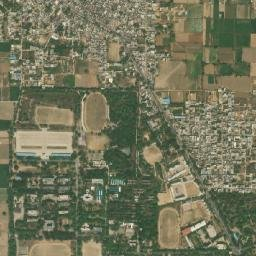
#> input picture datasets_images/real/delhi/train/clean/15_23388_13660.jpg, 256 x 256 px, found by its file name; its folder holds only this picture in this run
$ python test_improved_heatmap.py
#> lines starting #> are read from the running program, lines starting #| are printed output that depends on the picture
### visualization.py
"""
Visualization Module
Generates visual outputs for PM2.5 estimation results.
Creates heatmaps, before/after comparisons, dehazed images, and time-series graphs.
"""

import cv2
import numpy as np
import matplotlib
matplotlib.use('Agg')
import matplotlib.pyplot as plt
import matplotlib.ticker as mticker
from datetime import datetime, timedelta
import os
import csv
from typing import Dict, Tuple, List


class PM25Visualizer:
    """Creates visualizations for PM2.5 estimation results."""

    def __init__(self, results_dir: str = 'static/results'):
        self.results_dir = results_dir
        os.makedirs(results_dir, exist_ok=True)
        plt.rcParams.update({
            'figure.facecolor': '#ffffff',
            'axes.facecolor': '#fafbff',
            'axes.edgecolor': '#d1d5db',
            'axes.labelcolor': '#374151',
            'text.color': '#111827',
            'xtick.color': '#6b7280',
            'ytick.color': '#6b7280',
            'grid.color': '#e5e7eb',
            'grid.alpha': 0.6,
            'font.family': 'sans-serif',
            'font.size': 11,
        })

    def create_heatmap(self, image_path: str, pm25_value: float,
                       output_name: str = 'heatmap.png') -> str:
        """
        Create professional PM2.5 heatmap with circular hotspot zones.
        Red centers (pollution) → Yellow rings → Green (clean air).
        Similar to environmental monitoring heatmaps.
        """
#> called with pm25_value = 20
        image = cv2.imread(image_path)
#> image is the input picture: shape (256, 256, 3); mean B, G, R 90.4, 115.6, 114
        image = cv2.resize(image, (800, 600), interpolation=cv2.INTER_LANCZOS4)
#> image: shape (600, 800, 3)

        height, width = image.shape[:2]

        # Convert to grayscale for analysis
        gray = cv2.cvtColor(image, cv2.COLOR_BGR2GRAY).astype(np.float32)
        hsv = cv2.cvtColor(image, cv2.COLOR_BGR2HSV).astype(np.float32)
        rgb = cv2.cvtColor(image, cv2.COLOR_BGR2RGB).astype(np.float32)

        # DETECT POLLUTION HOTSPOT LOCATIONS
        # Identify where pollution concentrations are likely

        # 1. Haze/Aerosol Detection
        brightness = hsv[:, :, 2] / 255.0
        saturation = hsv[:, :, 1] / 255.0
        haze_map = brightness * (1.0 - saturation)

        # 2. Non-vegetation areas (urban/industrial)
        r = rgb[:, :, 0] / 255.0
        g = rgb[:, :, 1] / 255.0
        b = rgb[:, :, 2] / 255.0
        veg_index = (g - r) / (g + r + 1e-6)
        non_veg_map = 1.0 - np.clip((veg_index + 1.0) / 2.0, 0, 1)
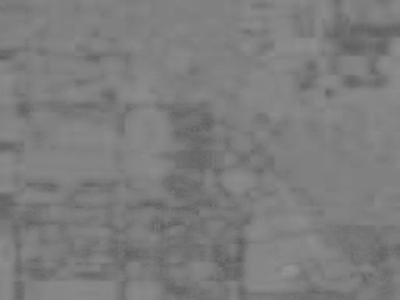
#> non_veg_map: shape (600, 800) float32 (shown at 1/2 size); min 0.356, max 0.596, mean 0.49

        # 3. Brown/dust colored areas
        brown_map = np.abs(r - b) / (r + b + 0.1)
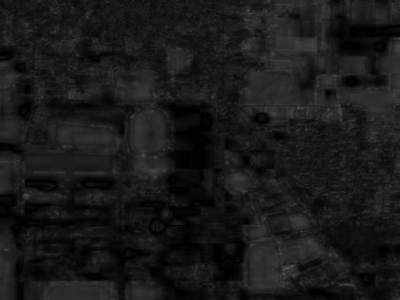
#> brown_map: shape (600, 800) float32 (shown at 1/2 size); min 0, max 0.368, mean 0.1
        brown_map = np.clip(brown_map, 0, 1)

        # Combined pollution potential map
        pollution_potential = (0.4 * haze_map + 0.3 * non_veg_map + 0.3 * brown_map)
        pollution_potential = np.clip(pollution_potential, 0, 1)

        # Smooth the map
        pollution_potential = cv2.GaussianBlur(pollution_potential, (21, 21), 0)

        # FIND HOTSPOT CENTERS using local maxima
        # Determine number of hotspots based on PM2.5 level
        # NO hotspots for good air quality (PM2.5 <= 12)
        if pm25_value <= 12:
            num_hotspots = 0  # Good air = no pollution marking
            hotspot_intensity = 0.0
        elif pm25_value <= 35:
            num_hotspots = 1  # Moderate = minimal hotspots
            hotspot_intensity = 0.4
        elif pm25_value <= 55:
            num_hotspots = 3  # Sensitive = light hotspots
            hotspot_intensity = 0.6
        elif pm25_value <= 80:
            num_hotspots = 6
            hotspot_intensity = 0.75
        elif pm25_value > 150:
            num_hotspots = 15
            hotspot_intensity = 0.95
        else:  # 80 < PM2.5 <= 150
            num_hotspots = 10
            hotspot_intensity = 0.85

        # Find local maxima in pollution potential
        hotspots = []
        pollution_copy = pollution_potential.copy()

        for _ in range(num_hotspots):
            if np.max(pollution_copy) < 0.2:
                break
            # Find strongest point
            max_idx = np.unravel_index(np.argmax(pollution_copy), pollution_copy.shape)
            y, x = max_idx
            strength = pollution_copy[y, x]
            hotspots.append((x, y, strength))

            # Suppress area around this point
            y_min = max(0, y - 50)
            y_max = min(height, y + 50)
            x_min = max(0, x - 50)
            x_max = min(width, x + 50)
            pollution_copy[y_min:y_max, x_min:x_max] *= 0.3
#> this loop made 1 pass
#> (y, x, strength, y_min, y_max, x_min, x_max) on pass 1: (530, 618, 0.45, 480, 580, 568, 668)
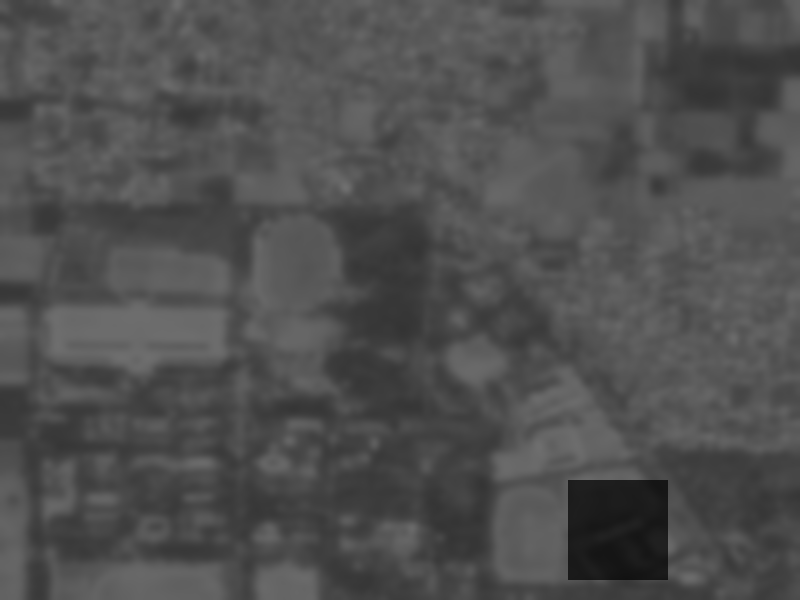
#> pollution_copy: shape (600, 800) float32; min 0.0691, max 0.438, mean 0.314
#> after the loop, hotspots = [(618, 530, 0.45)]

        # CREATE HEATMAP with circular hotspot zones
        heatmap = np.zeros((height, width), dtype=np.float32)

        # Draw each hotspot as a radial gradient
        y_mesh, x_mesh = np.meshgrid(np.arange(height), np.arange(width), indexing='ij')

        for cx, cy, strength in hotspots:
            # Distance from hotspot center
            distance = np.sqrt((x_mesh - cx) ** 2 + (y_mesh - cy) ** 2)

            # Radial gradient from center
            # Inner radius (hot red zone)
            inner_radius = 30
            # Outer radius (green zone)
            outer_radius = 100

            # Create gradient: 1.0 at center, 0 at outer_radius
            zone = np.exp(-(distance ** 2) / (2 * (outer_radius ** 2) * 0.5))
            zone *= (strength * hotspot_intensity)

            heatmap = np.maximum(heatmap, zone)
#> this loop made 1 pass
#> (cx, cy, strength, inner_radius, outer_radius) on pass 1: (618, 530, 0.45, 30, 100)
#> pass 1, in create_heatmap, `distance = np.sqrt((x_mesh - cx) ** 2 + (y_mesh - cy) ** 2)`:
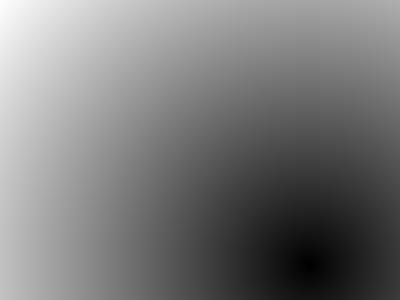
#> distance: shape (600, 800) float64 (shown at 1/2 size); min 0, max 814.1, mean 390.5; drawn with min black and max white
#> pass 1, in create_heatmap, `zone = np.exp(-(distance ** 2) / (2 * (outer_radius ** 2) * 0.5))`:
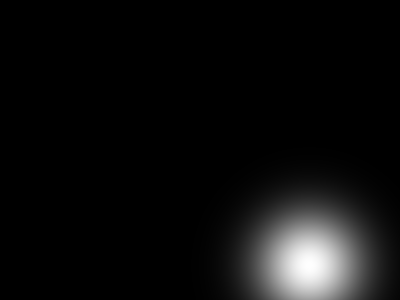
#> zone: shape (600, 800) float64 (shown at 1/2 size); min 1.64e-29, max 1, mean 0.0545

        # Normalize heatmap
        if np.max(heatmap) > 0:
            heatmap = heatmap / np.max(heatmap)

        # Generate RGB heatmap with Green-Yellow-Red gradient
        heatmap_rgb = np.zeros((height, width, 3), dtype=np.uint8)

        for y in range(height):
            for x in range(width):
                value = heatmap[y, x]

                if value < 0.33:
                    # Green zone (0.0-0.33)
                    ratio = value / 0.33
                    r = int(127 * ratio)
                    g = 200
                    b = int(100 * (1 - ratio))
                elif value < 0.67:
                    # Yellow zone (0.33-0.67)
                    ratio = (value - 0.33) / 0.34
                    r = int(127 + 128 * ratio)
                    g = int(200 - 75 * ratio)
                    b = 50
                else:
                    # Red zone (0.67-1.0)
                    ratio = (value - 0.67) / 0.33
                    r = 255
                    g = int(125 - 100 * ratio)
                    b = int(50 - 40 * ratio)

                heatmap_rgb[y, x] = [b, g, r]  # BGR format for OpenCV
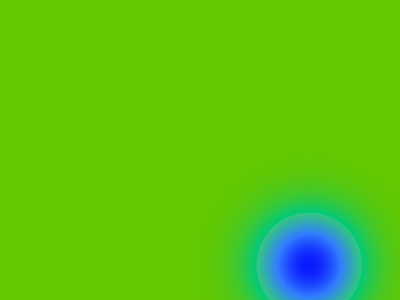
#> heatmap_rgb: shape (600, 800, 3) (shown at 1/2 size); mean R, G, B 91.2, 195.4, 19.2

        # Blend heatmap with original image
        heatmap_rgb_float = heatmap_rgb.astype(np.float32) / 255.0
        image_float = image.astype(np.float32) / 255.0

        # 60% heatmap, 40% original image
        blended = (0.6 * heatmap_rgb_float + 0.4 * image_float) * 255
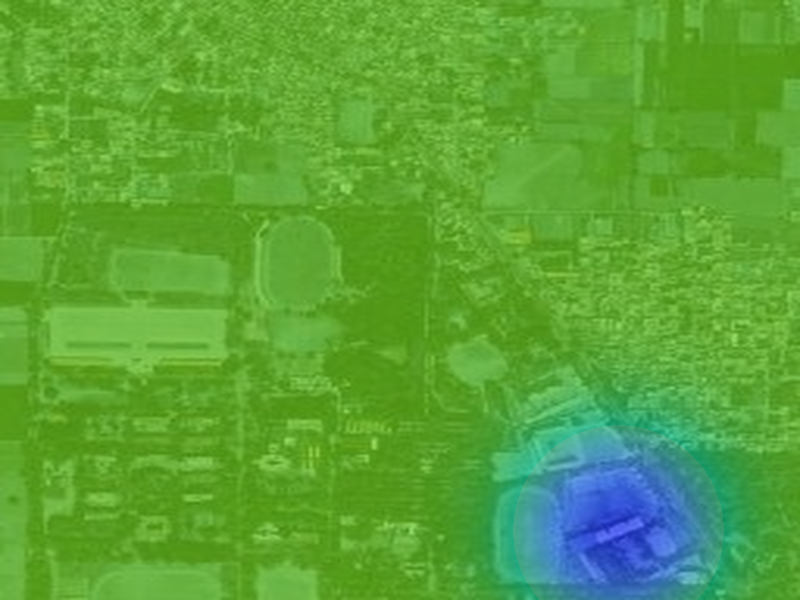
#> blended: shape (600, 800, 3) float32; mean R, G, B 91, 163.6, 57.1
        blended = np.clip(blended, 0, 255).astype(np.uint8)
        blended_rgb = cv2.cvtColor(blended, cv2.COLOR_BGR2RGB)

        # Visualization
        fig, ax = plt.subplots(figsize=(14, 10), dpi=100)
        ax.imshow(blended_rgb)

        # Title
        ax.set_title(f'PM2.5 Pollution Hotspot Heatmap  |  Level: {pm25_value:.1f} µg/m³',
                     fontsize=16, fontweight='bold', pad=20, color='#000000')
        ax.axis('off')

        # Determine air quality category
        if pm25_value <= 12:
            category = "GOOD - Air quality is satisfactory"
            color = '#00D084'
        elif pm25_value <= 35:
            category = "MODERATE - Acceptable air quality"
            color = '#7FDB4E'
        elif pm25_value <= 55:
            category = "SENSITIVE - Sensitive groups may be affected"
            color = '#FFB300'
        elif pm25_value <= 150:
            category = "UNHEALTHY - General public may experience issues"
            color = '#FF5050'
        else:
            category = "HAZARDOUS - Emergency conditions"
            color = '#8B0000'

        # Add legend
        legend_text = f"{category}\n\nHotspot Legend:\nRed = High Pollution | Yellow = Moderate | Green = Clean Air"
        fig.text(0.5, 0.02, legend_text, ha='center', fontsize=11,
                fontweight='bold', color=color, bbox=dict(boxstyle='round',
                facecolor='#ffffff', alpha=0.9, edgecolor=color, linewidth=2))

        plt.tight_layout()
        output_path = os.path.join(self.results_dir, output_name)
        plt.savefig(output_path, dpi=150, bbox_inches='tight', facecolor='#ffffff')
        plt.close()

        print(f"✓ Heatmap generated: {output_path}")
        print(f"  PM2.5 Level: {pm25_value:.1f} µg/m³ | Hotspots: {len(hotspots)} | Status: {category}")
#|   PM2.5 Level: 20.0 µg/m³ | Hotspots: 1 | Status: MODERATE - Acceptable air quality

        return output_path

    # [203 lines left out: functions _generate_dehazed_image, create_dehazed, create_before_after, create_timeseries_graph, create_feature_chart, create_all_visualizations, not called in this run]

### test_improved_heatmap.py
"""
Test Script for Improved PM2.5 Heatmap Detection
Regenerates heatmaps with enhanced pollution detection algorithm
"""

import os
import numpy as np
from visualization import PM25Visualizer
from datetime import datetime


def regenerate_all_heatmaps():
    """Regenerate all heatmaps with improved PM2.5 detection."""

    print("=" * 70)
    print("PM2.5 HEATMAP REGENERATION WITH IMPROVED DETECTION")
    print("=" * 70)

    visualizer = PM25Visualizer('static/results')

    # Check for sample images
    upload_dir = 'static/uploads'
    if not os.path.exists(upload_dir):
        print(f"\nNo uploaded images found in {upload_dir}")
        print("\nGenerating test heatmaps with sample PM2.5 values...")

        # If no images, create from datasets
        dataset_dir = 'datasets_images/real/delhi/train/clean'
        test_dir = 'datasets_images/real/delhi/test/clean'

        image_found = False

        # Try to find images in datasets
        for search_dir in [test_dir, dataset_dir]:
            if os.path.exists(search_dir):
                images = [f for f in os.listdir(search_dir) if f.endswith(('.png', '.jpg', '.tif'))]
                if images:
                    sample_image = os.path.join(search_dir, images[0])
                    image_found = True
                    print(f"\n✓ Found sample image: {sample_image}")

                    # Generate heatmaps with different PM2.5 values
                    pm25_values = [20, 50, 85, 120, 180]

                    for pm25 in pm25_values:
                        timestamp = datetime.now().strftime('%Y%m%d_%H%M%S')
                        output_name = f'heatmap_detection_pm25_{pm25}_{timestamp}.png'

                        print(f"\n  Generating heatmap for PM2.5={pm25} µg/m³...")
                        path = visualizer.create_heatmap(sample_image, pm25, output_name)
                        print(f"  ✓ Saved: {output_name}")

                    break

        if not image_found:
            print("⚠ No images found in datasets. Please upload an image first.")
            return

    else:
        # Regenerate from uploaded images
        images = [f for f in os.listdir(upload_dir) if f.endswith(('.png', '.jpg', '.jpeg', '.tif'))]

        if not images:
            print(f"⚠ No images found in {upload_dir}")
            return

        print(f"\n✓ Found {len(images)} uploaded image(s)")

        # Regenerate heatmaps for each image
        for img_file in images[:3]:  # Process first 3 images
            image_path = os.path.join(upload_dir, img_file)
            print(f"\n  Processing: {img_file}")

            # Create heatmaps with different PM2.5 levels
            pm25_values = [25, 60, 95, 150]

            for pm25 in pm25_values:
                timestamp = datetime.now().strftime('%Y%m%d_%H%M%S')
                output_name = f'heatmap_{img_file.split(".")[0]}_pm25_{pm25}_{timestamp}.png'

                try:
                    path = visualizer.create_heatmap(image_path, pm25, output_name)
                    print(f"    ✓ PM2.5={pm25} µg/m³")
                except Exception as e:
                    print(f"    ✗ Error: {e}")

    print("\n" + "=" * 70)
    print("HEATMAP REGENERATION COMPLETE")
    print("=" * 70)
    print(f"\nGenerated files are saved in: static/results/")
    print(f"\nIMPROVEMENTS:")
    print("  ✓ Enhanced PM2.5 detection using multiple air quality indicators")
    print("  ✓ Green-to-Red color gradient (Green=Clean, Red=Polluted)")
    print("  ✓ Brown color detection for typical pollution patterns")
    print("  ✓ Vegetation-based filtering")
    print("  ✓ Morphological noise reduction")
    print("  ✓ Better AQI category classification")


if __name__ == '__main__':
    regenerate_all_heatmaps()

$ run again, on datasets_images/real/delhi/train/clean/15_23392_13644.jpg
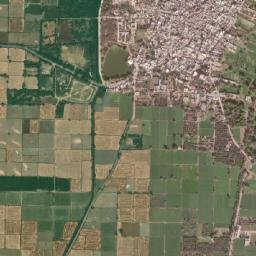
#> input picture datasets_images/real/delhi/train/clean/15_23392_13644.jpg, 256 x 256 px, found by its file name
#> in create_heatmap, image is the input picture: shape (256, 256, 3); mean B, G, R 95.5, 117.6, 119
#> image: shape (600, 800, 3)
#> the loop in create_heatmap, `for _ in range(num_hotspots):` made 1 pass
#> (y, x, strength, y_min, y_max, x_min, x_max) on pass 1: (145, 407, 0.472, 95, 195, 357, 457)
#> after the loop in create_heatmap, `for _ in range(num_hotspots):`:
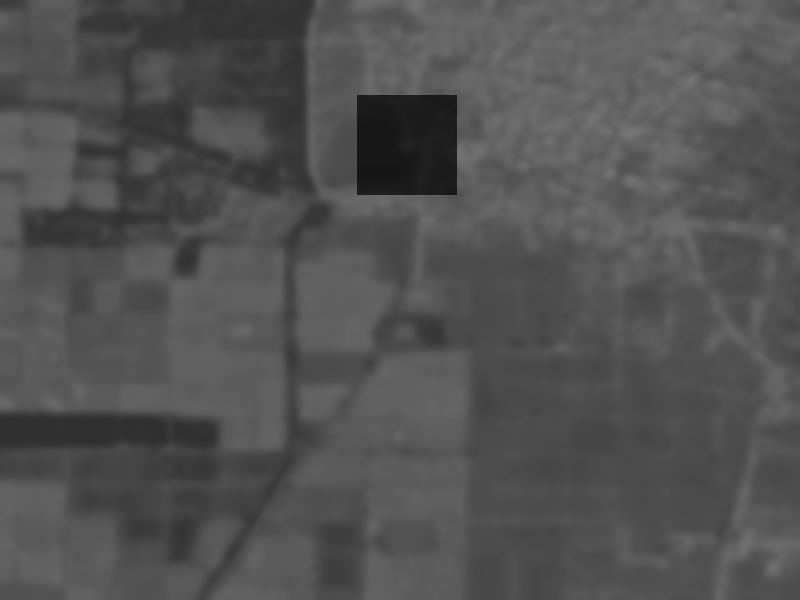
#> pollution_copy: shape (600, 800) float32; min 0.0862, max 0.462, mean 0.323
#> after the loop in create_heatmap, `for _ in range(num_hotspots):`: hotspots = [(407, 145, 0.472)]
#> the loop in create_heatmap, `for cx, cy, strength in hotspots:` made 1 pass
#> (cx, cy, strength, inner_radius, outer_radius) on pass 1: (407, 145, 0.472, 30, 100)
#> in create_heatmap, `blended = (0.6 * heatmap_rgb_float + 0.4 * image_float) * 255`:
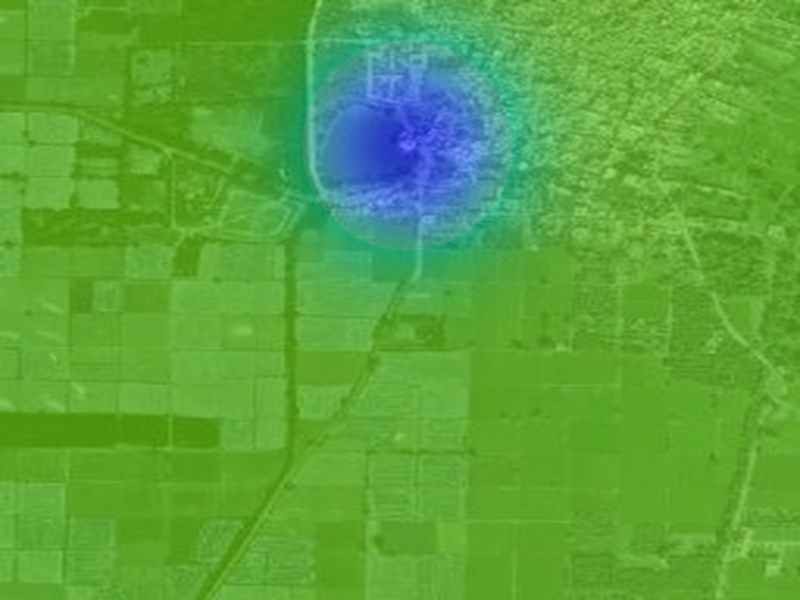
#> blended: shape (600, 800, 3) float32; mean R, G, B 91.6, 164.2, 61.3
#|   PM2.5 Level: 20.0 µg/m³ | Hotspots: 1 | Status: MODERATE - Acceptable air quality

$ run again, on datasets_images/real/delhi/train/clean/15_23392_13664.jpg
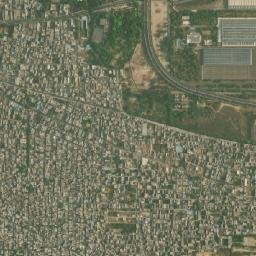
#> input picture datasets_images/real/delhi/train/clean/15_23392_13664.jpg, 256 x 256 px, found by its file name
#> in create_heatmap, image is the input picture: shape (256, 256, 3); mean B, G, R 93.9, 115.6, 112.8
#> image: shape (600, 800, 3)
#> the loop in create_heatmap, `for _ in range(num_hotspots):` made 1 pass
#> (y, x, strength, y_min, y_max, x_min, x_max) on pass 1: (3, 741, 0.439, 0, 53, 691, 791)
#> after the loop in create_heatmap, `for _ in range(num_hotspots):`:
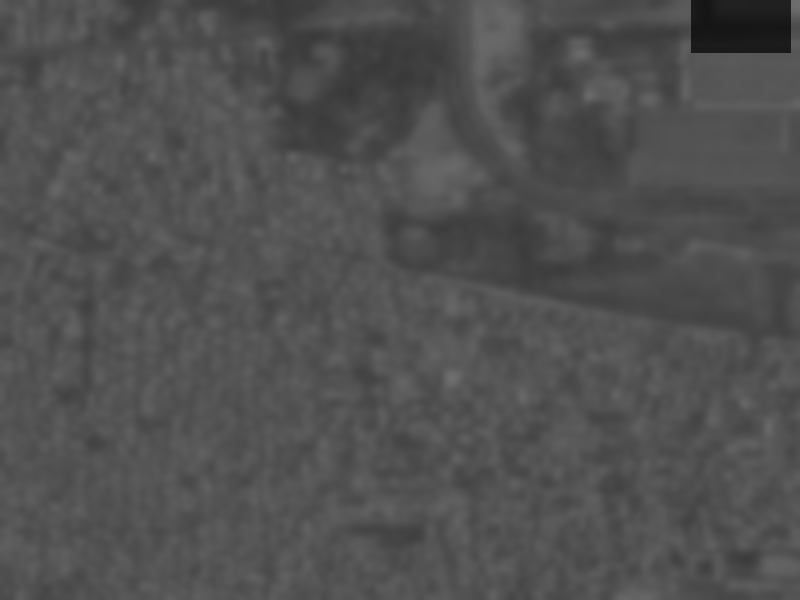
#> pollution_copy: shape (600, 800) float32; min 0.0841, max 0.435, mean 0.317
#> after the loop in create_heatmap, `for _ in range(num_hotspots):`: hotspots = [(741, 3, 0.439)]
#> the loop in create_heatmap, `for cx, cy, strength in hotspots:` made 1 pass
#> (cx, cy, strength, inner_radius, outer_radius) on pass 1: (741, 3, 0.439, 30, 100)
#> in create_heatmap, `blended = (0.6 * heatmap_rgb_float + 0.4 * image_float) * 255`:
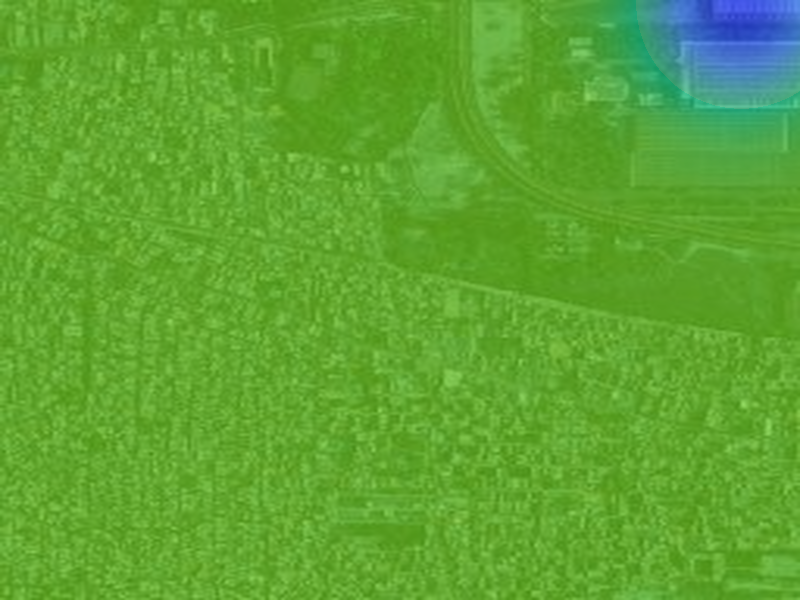
#> blended: shape (600, 800, 3) float32; mean R, G, B 94.9, 164.9, 50.8
#|   PM2.5 Level: 20.0 µg/m³ | Hotspots: 1 | Status: MODERATE - Acceptable air quality
